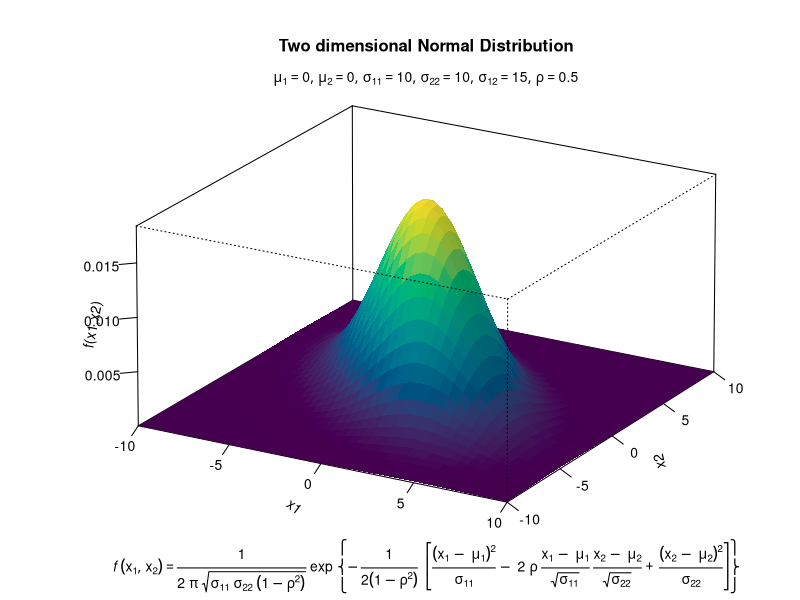
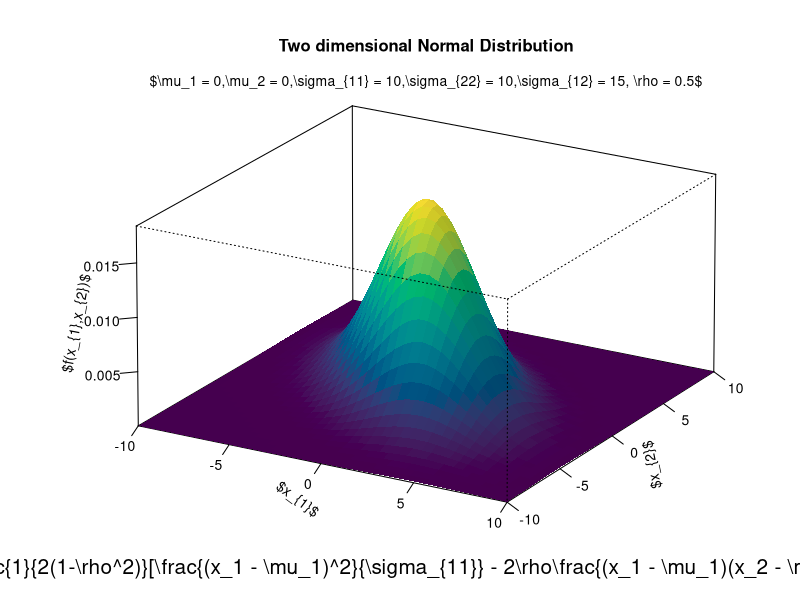
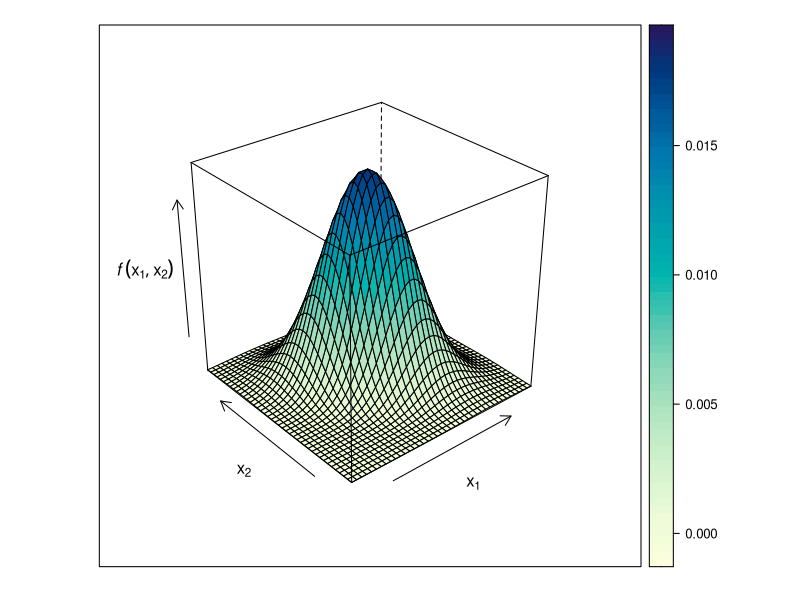
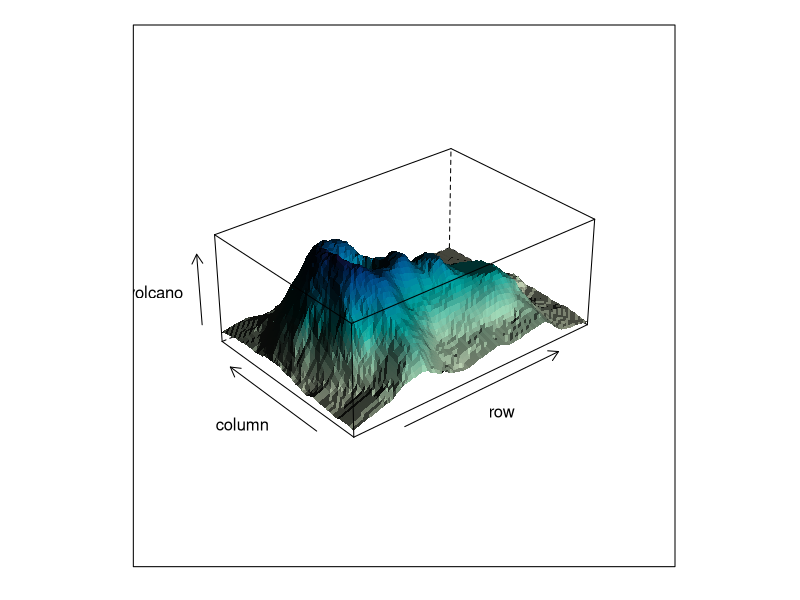
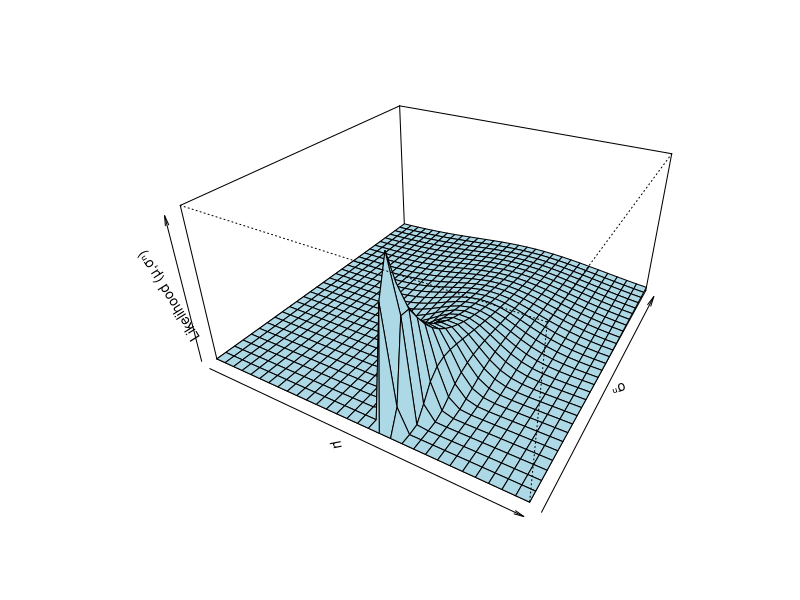

Generate these figures, in order, with R:
## ---- chunk 1
# library(latex2exp)
# 代码来自  http://www.ejwagenmakers.com/misc/Plotting_3d_in_R.pdf
mu1 <- 0 # setting the expected value of x1
mu2 <- 0 # setting the expected value of x2
s11 <- 10 # setting the variance of x1
s12 <- 15 # setting the covariance between x1 and x2
s22 <- 10 # setting the variance of x2
rho <- 0.5 # setting the correlation coefficient between x1 and x2
x1 <- seq(-10, 10, length = 41) # generating the vector series x1
x2 <- x1 # copying x1 to x2
 # setting up the function of the multivariate normal density
f <- function(x1, x2) {
  term1 <- 1 / (2 * pi * sqrt(s11 * s22 * (1 - rho^2)))
  term2 <- -1 / (2 * (1 - rho^2))
  term3 <- (x1 - mu1)^2 / s11
  term4 <- (x2 - mu2)^2 / s22
  term5 <- -2 * rho * ((x1 - mu1) * (x2 - mu2)) / (sqrt(s11) * sqrt(s22))
  term1 * exp(term2 * (term3 + term4 - term5))
}
z <- outer(x1, x2, f) # calculating the density values
nrz <- nrow(z)
ncz <- ncol(z)
nbcol <- 100
color <- hcl.colors(100)
# Compute the z-value at the facet centres
zfacet <- z[-1, -1] + z[-1, -ncz] + z[-nrz, -1] + z[-nrz, -ncz]
# Recode facet z-values into color indices
facetcol <- cut(zfacet, nbcol)

par(mar = c(4.1, 4.1, 4.5, 1.5), ps = 10)
persp(x1, x2, z,
  xlab = "\n x1",
  ylab = "\n x2",
  zlab = "\n\n f(x1,x2)",
  # xlab = TeX('$x_{1}$'), # latex2exp 其实是使用 LaTeX 语法将 LaTeX 公式翻译为 R 能接受的表达式形式
  # ylab = TeX('$x_{2}$'),
  # zlab = TeX('$f(x_{1},x_{2})$'),  
  main = "Two dimensional Normal Distribution",
  col = color[facetcol], border = NA, theta = 30, phi = 20,
  r = 50, d = 0.1, expand = 0.5, ltheta = 90, lphi = 180,
  shade = 0.1, ticktype = "detailed", nticks = 5, box = TRUE
) 
mtext(expression(list(mu[1] == 0, mu[2] == 0, sigma[11] == 10, 
                      sigma[22] == 10, sigma[12] == 15, rho == 0.5)), 
      side = 3)

mtext(expression(italic(f) ~ group("(",list(x[1],x[2]),")") == frac(1, 2 ~ pi ~ sqrt(sigma[11] ~ sigma[22] ~ (1 - rho^2))) ~ exp ~
  bgroup("{", 
         paste(
           - frac(1, 2(1 - rho^2)) * phantom(0),
               bgroup("[",  
                          frac((x[1] ~ -~mu[1])^2, sigma[11]) ~ 
                        -~2 ~ rho ~ frac(x[1] ~ -~mu[1], sqrt(sigma[11])) ~ frac(x[2] ~ -~mu[2], sqrt(sigma[22])) ~ 
                        +~frac((x[2] ~ -~mu[2])^2, sigma[22]),
                      "]")
               ),
    "}")
  ), side = 1, line = 3)
## ---- chunk 2
# 代码来自  http://www.ejwagenmakers.com/misc/Plotting_3d_in_R.pdf
mu1 <- 0 # setting the expected value of x1
mu2 <- 0 # setting the expected value of x2
s11 <- 10 # setting the variance of x1
s12 <- 15 # setting the covariance between x1 and x2
s22 <- 10 # setting the variance of x2
rho <- 0.5 # setting the correlation coefficient between x1 and x2
x1 <- seq(-10, 10, length = 41) # generating the vector series x1
x2 <- x1 # copying x1 to x2
f <- function(x1, x2) {
  term1 <- 1 / (2 * pi * sqrt(s11 * s22 * (1 - rho^2)))
  term2 <- -1 / (2 * (1 - rho^2))
  term3 <- (x1 - mu1)^2 / s11
  term4 <- (x2 - mu2)^2 / s22
  term5 <- -2 * rho * ((x1 - mu1) * (x2 - mu2)) / (sqrt(s11) * sqrt(s22))
  term1 * exp(term2 * (term3 + term4 - term5))
} # setting up the function of the multivariate normal density
z <- outer(x1, x2, f) # calculating the density values
nrz <- nrow(z)
ncz <- ncol(z)
nbcol <- 100
color <- hcl.colors(100)
# Compute the z-value at the facet centres
zfacet <- z[-1, -1] + z[-1, -ncz] + z[-nrz, -1] + z[-nrz, -ncz]
# Recode facet z-values into color indices
facetcol <- cut(zfacet, nbcol)
par(mar = c(4.1, 4.1, 4.5, 1.5))
persp(x1, x2, z,
      xlab = "$x_{1}$",
      ylab = "$x_{2}$",
      zlab = "$f(x_{1},x_{2})$",
      main = "Two dimensional Normal Distribution",
      col = color[facetcol], border = NA, theta = 30, phi = 20,
      r = 50, d = 0.1, expand = 0.5, ltheta = 90, lphi = 180,
      shade = 0.1, ticktype = "detailed", nticks = 5, box = TRUE
)
mtext("$\\mu_1 = 0,\\mu_2 = 0,\\sigma_{11} = 10,\\sigma_{22} = 10,\\sigma_{12} = 15, \\rho = 0.5$", side = 3)
mtext("$f(x_{1},x_{2}) = \\frac{1}{2\\pi\\sqrt{\\sigma_{11}\\sigma_{22}(1-\\rho^2)}}\\exp\\big\\{-\\frac{1}{2(1-\\rho^2)}[\\frac{(x_1 - \\mu_1)^2}{\\sigma_{11}} - 2\\rho\\frac{(x_1 - \\mu_1)(x_2 - \\mu_2)}{\\sqrt{\\sigma_{11}}\\sqrt{\\sigma_{22}}} + \\frac{(x_2 - \\mu_2)^2}{\\sigma_{22}}]\\big\\}$", 
      side = 1, line = 2, cex = 1.5)
## ---- chunk 3
library(lattice)
wireframe(z ~ x1 + x2,
  data = data.frame(x1 = x1, x2 = rep(x2, each = length(x1)), z = z),
  xlab = expression(x[1]), ylab = expression(x[2]),
  zlab = expression(italic(f) ~ group("(",list(x[1],x[2]),")")),
  colorkey = TRUE, drape = TRUE)
## ---- chunk 4
## volcano  ## 87 x 61 matrix
wireframe(volcano, shade = TRUE,
          aspect = c(61/87, 0.4),
          light.source = c(10,0,10))
## ---- chunk 5
# https://stackoverflow.com/questions/41190525/adjust-margins-in-persp-persp3d-in-r
# https://stackoverflow.com/questions/37571376/how-to-customize-nticks-in-persp-r
# https://stackoverflow.com/questions/43507680/are-xlab-ylab-and-zlab-in-persp-incompatible-with-bquote
x <- seq(-10, 10, len = 30)
y <- seq(0, 5, len = 30)
f <- function(x, y) {
  dnorm(2, x, y)
}
z <- outer(x, y, f)
persp(x, y, z,
  theta = 30, phi = 30, expand = 0.5, col = "lightblue",
  xlab = "\u03bc", ylab = "\u03c3\u207F",
  zlab = paste("Likelihood ", "(\u03bc,\u03c3\u207F)", sep = "")
)
